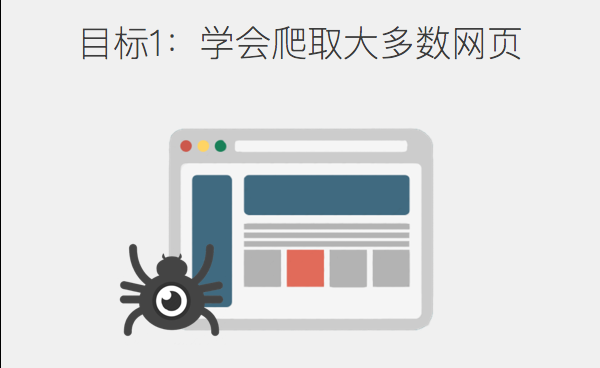
%> input picture 字符画/qwer.png, 600 x 368 px
$ octave read_photo.m   (GNU Octave 9; MATLAB toolbox functions it lacks are replaced by stand-ins)
%> lines starting %> are read from the running program, lines starting %| are printed output that depends on the picture

%%Ê¹ÓÃimreadÃüÁî¶ÁÈ¡Í¼Æ¬¡£
I = imread('qwer.png');
%> I is the input picture: size 368x600x3 uint8; mean R, G, B 221.1, 222.4, 223.4
I = imresize(I,[50,50]);
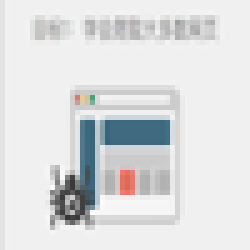
%> I: size 50x50x3 uint8 (shown 5 times larger); mean R, G, B 221.3, 222.6, 223.5
grayI = rgb2gray(I);
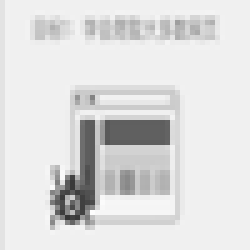
%> grayI: size 50x50 uint8 (shown 5 times larger); min 54, max 253, mean 222.3
imshow(grayI);
[m,n]=size(grayI);
%> m = 50; n = 50
pp = cell(m,n);
for i = (1:1:m)
    for j = (1:1:n)
        if (grayI(i,j)<30)
            pp{i,j}= '¨€';
        elseif (grayI(i,j)<60)
            pp{i,j}= '¨~';
        elseif (grayI(i,j)<90)
            pp{i,j}= '¨}';
        elseif (grayI(i,j)<120)
            pp{i,j}= '¨|';
        elseif (grayI(i,j)<150)
            pp{i,j}= '¨{';
        elseif (grayI(i,j)<180)
            pp{i,j}= '¨z';
        elseif (grayI(i,j)<210)
            pp{i,j}= '¨y';
        elseif (grayI(i,j)<240)
            pp{i,j}= '¨x';
        else
            pp{i,j}= '.';
        end
    end
end
%> after the loop, pp = 2500 items

pp
%> pp = 2500 items

%¨x¨y¨z¨{¨|¨}¨~¨€ %
